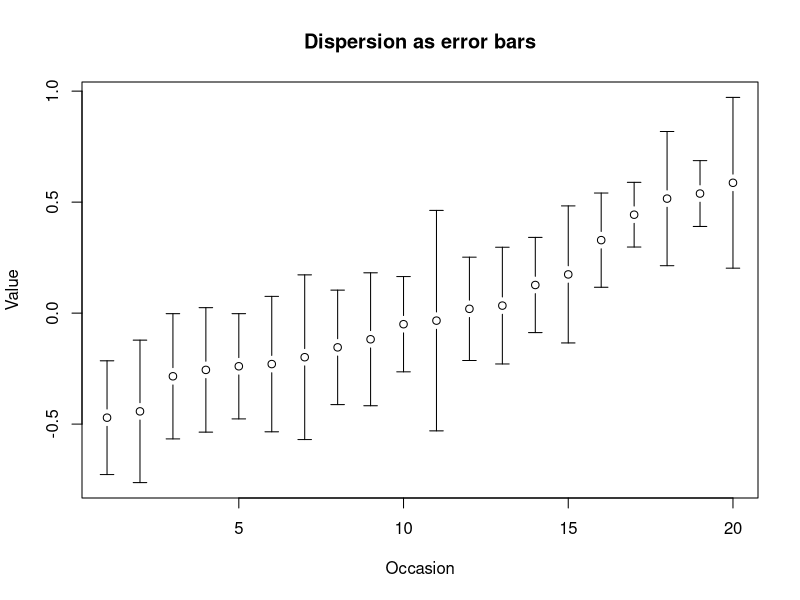
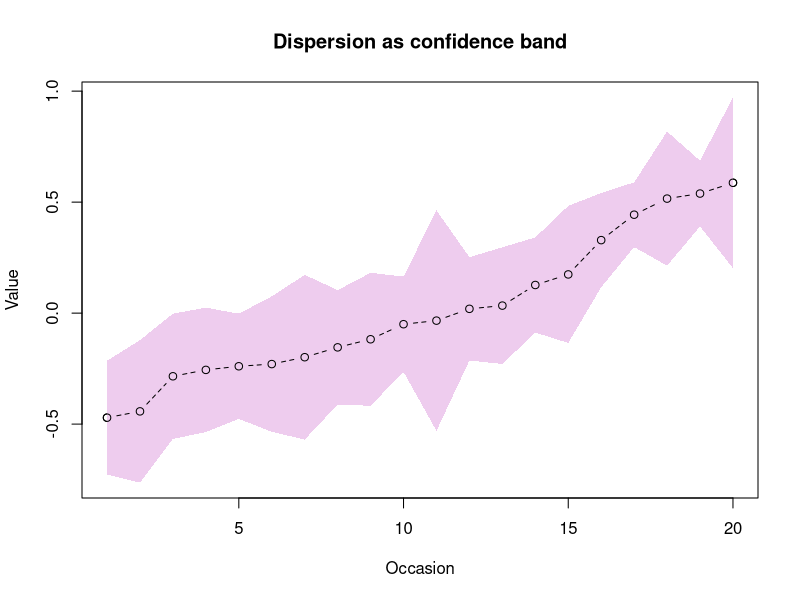
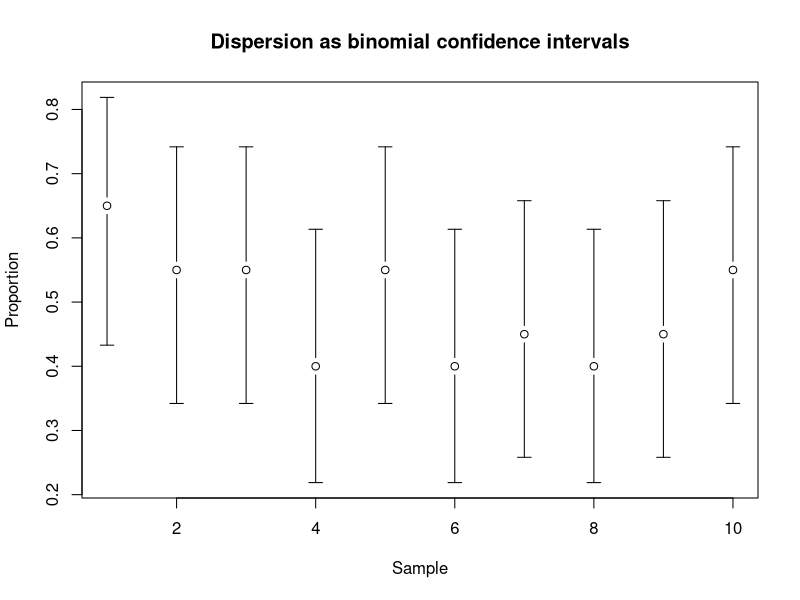

The R script that drew these images, in order:
library(plotrix)


### Name: dispersion
### Title: Display a measure of dispersion.
### Aliases: dispersion dispbars
### Keywords: misc

### ** Examples

 disptest<-matrix(rnorm(200),nrow=20)
 disptest.means<-rowMeans(disptest)
 row.order<-order(disptest.means)
 se.disptest<-unlist(apply(disptest,1,std.error))
 plot(disptest.means[row.order],main="Dispersion as error bars",
  ylim=c(min(disptest.means-se.disptest),max(disptest.means+se.disptest)),
  xlab="Occasion",ylab="Value")
 dispersion(1:20,disptest.means[row.order],se.disptest[row.order])
 plot(disptest.means[row.order],main="Dispersion as confidence band",
  ylim=c(min(disptest.means-se.disptest),max(disptest.means+se.disptest)),
  xlab="Occasion",ylab="Value")
 dispersion(1:20,disptest.means[row.order],se.disptest[row.order],type="l",
  fill="#eeccee",lty=2,pch=1)
 disptest2<-matrix(sample(c(TRUE,FALSE),200,TRUE),nrow=10)
 disptest.prop<-rowMeans(disptest2)
 disptest.ulim<-disptest.llim<-rep(NA,10)
 for(i in 1:10) {
  disptest.ulim[i]<-binciWu(disptest2[i,],20)
  disptest.llim[i]<-binciWl(disptest2[i,],20)
 }
 plot(disptest.prop,main="Dispersion as binomial confidence intervals",
  ylim=c(min(disptest.llim),max(disptest.ulim)),
  xlab="Sample",ylab="Proportion")
 dispersion(1:10,disptest.prop,disptest.ulim,disptest.llim,
  interval=FALSE,lty=2,pch=1)
